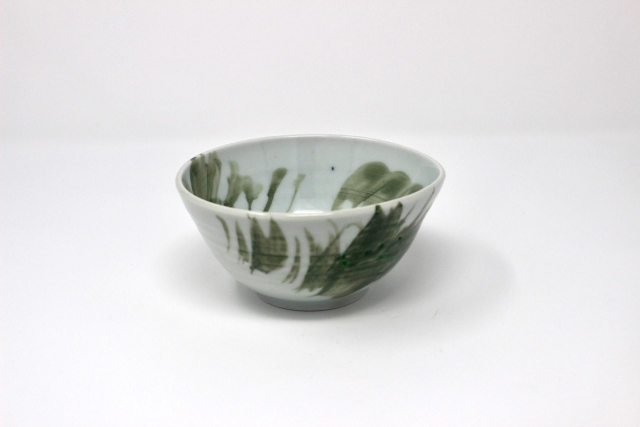
#> input picture images/blue-and-white-bowls-2018/09.jpg, 1280 x 853 px, given in place of blue-and-white-bowls-2018, which was not available (shown at 1/2 size)
$ python process_photos.py ../images/blue-and-white-bowls-2018 --out out
#> lines starting #> are read from the running program, lines starting #| are printed output that depends on the picture; after the words box and inside, x2 and y2 are one past the last pixel; in counts of white or black regions, pixels touching at a corner belong together; pictures that were not available may be replaced by others from this repository, and a replacement may not be noted
#!/usr/bin/env python3
"""Clean up photos of work for the website, and write a before/after sheet to check them.

    python3 tools/process_photos.py --kind pot --out inbox/out inbox/bowl/*.HEIC
    python3 tools/process_photos.py --kind painting --out inbox/out inbox/painting.jpg

Edits are limited to what a careful photographer would do by hand, so glaze color and form are
not misrepresented: no generative "enhance", no retouching of the work itself.

  pot       on a white or gray backdrop (even one that falls off to dark at the top), white
            balance and exposure are set so its best-lit part reads as clean white; then the
            photo is cropped to the piece with even margins. A colored backdrop (blue paper,
            wood, a painted wall) is left as shot and only cropped.
  painting  finds the edge of the canvas (or, for drawing, the sheet of paper), corrects the
  drawing   perspective and crops to it, but only when the edge is clear; otherwise it is left
            uncropped. Color is left as shot unless --gray marks a neutral patch (a gray card).
  none      only orientation, color profile, size and metadata.

Every kind: EXIF rotation applied, colors converted to sRGB (iPhone photos are Display P3),
all metadata (GPS, camera, dates) dropped, at most 1800px on the long edge, light sharpening,
JPEG quality 85. --cover crops to a fixed 4:5 for grid covers. Originals are never changed.

The sheet (<out>/sheet.jpg) shows each photo before and after, with what was done. Nothing is
published: look at the sheet, then copy what you want into images/ and run python3 build.py.
Needs the packages in tools/requirements.txt (pip install -r tools/requirements.txt).
"""
import argparse
import os
import sys

import numpy as np
from PIL import Image, ImageCms, ImageDraw, ImageFilter, ImageOps

try:
    import pillow_heif
    pillow_heif.register_heif_opener()
#> (this line was passed over: pillow_heif is not available in this run)
except ImportError:  # HEIC files then fail to open with a clear message below
    pillow_heif = None

LONGEST = 1800
QUALITY = 85
BACKDROP_TARGET = 244   # backdrop gray after balancing (0-255); bright but not blown out
MAX_EXPOSURE = 1.7      # never brighten or darken by more than this (about 3/4 stop)
MAX_TINT = 1.35         # nor shift red or blue against green by more than this
HIGHLIGHT_KNEE = 0.8    # linear level above which brightened highlights are compressed, not clipped
MARGIN = 0.12           # space around a pot, as a fraction of the crop
HEADROOM = 0.53         # where the middle of the pot sits, from the top of the crop (a little low)
SRGB = ImageCms.createProfile("sRGB")


def load(src):
    """Open, rotate upright and convert to sRGB. Metadata is not carried over."""
    if src.lower().endswith((".heic", ".heif")) and pillow_heif is None:
        sys.exit("HEIC photos need pillow-heif: pip install -r tools/requirements.txt")
    im = ImageOps.exif_transpose(Image.open(src))
    icc = im.info.get("icc_profile")
    if icc:
        src_profile = ImageCms.ImageCmsProfile(__import__("io").BytesIO(icc))
        im = ImageCms.profileToProfile(im.convert("RGB"), src_profile, SRGB,
                                       renderingIntent=ImageCms.Intent.PERCEPTUAL, outputMode="RGB")
    im = im.convert("RGB")
    im.info = {}  # pixels are sRGB now; do not let the source profile or EXIF follow them out
    return im


def to_linear(a):
    a = a / 255.0
    return np.where(a <= 0.04045, a / 12.92, ((a + 0.055) / 1.055) ** 2.4)


def to_srgb(a):
    a = np.clip(a, 0, 1)
    return np.where(a <= 0.0031308, a * 12.92, 1.055 * a ** (1 / 2.4) - 0.055) * 255.0


def apply_gains(im, gains):
    """Scale each channel in linear light, which is what a white-balance/exposure change is."""
    a = to_linear(np.asarray(im, dtype=np.float32)) * np.asarray(gains, dtype=np.float32)
    # roll off the top instead of clipping, so white glaze and highlights keep their detail
    k = HIGHLIGHT_KNEE
    a = np.where(a > k, k + (1 - k) * np.tanh((a - k) / (1 - k)), a)
    return Image.fromarray(to_srgb(a).round().astype(np.uint8))


def gains_for(rgb, target=BACKDROP_TARGET):
    """Per-channel linear gains that turn this color into a neutral gray of the target level."""
    lin = to_linear(np.asarray(rgb, dtype=np.float64))
    want = to_linear(np.array([target] * 3, dtype=np.float64))
    g = want / np.maximum(lin, 1e-4)
    tint = np.clip(g / g[1], 1 / MAX_TINT, MAX_TINT)  # capped separately, so a big exposure
    return tint * np.clip(g[1], 1 / MAX_EXPOSURE, MAX_EXPOSURE)  # change keeps the color fix


def backdrop_color(im):
    """Color of the brightest part of a white or gray backdrop, or None for a colored one.

    Looks at a band around the frame. A white sweep that falls off to gray or near black at the
    top still counts: its best-lit part (usually the floor in front of the piece) is what should
    read as clean white. A backdrop with a lot of clearly colored pixels (a blue gradient, wood,
    a painted wall) is a deliberate color and returns None."""
    a = np.asarray(im.resize((300, int(300 * im.height / im.width))), dtype=np.float32)
    h, w = a.shape[:2]
    band = np.zeros((h, w), bool)
    bh, bw = max(1, h // 12), max(1, w // 12)
    band[:bh], band[-bh:], band[:, :bw], band[:, -bw:] = True, True, True, True
    px = a[band]
    mx, mn = px.max(1), px.min(1)
    sat = (mx - mn) / np.maximum(mx, 1)
    if (sat > 0.22).mean() > 0.3:
        return None
    light = px[(sat < 0.2) & (mx > 120)]
    if len(light) < 0.3 * len(px):
        return None
    lum = light.mean(1)
    return np.median(light[lum >= np.percentile(lum, 80)], axis=0)


def subject_box(im):
    """Bounding box of everything that differs clearly from the backdrop, in full-size pixels.

    The backdrop is modelled row by row from the left and right edges of the frame, so a sweep
    or a gradient that darkens toward the top still counts as backdrop."""
    scale = 600 / max(im.size)
    small = im.resize((max(1, round(im.width * scale)), max(1, round(im.height * scale))))
    a = np.asarray(small.filter(ImageFilter.GaussianBlur(2)), dtype=np.float32)
    edge = max(2, a.shape[1] // 25)
    row_bg = np.median(np.concatenate([a[:, :edge], a[:, -edge:]], axis=1), axis=1)
    mask = np.abs(a - row_bg[:, None, :]).max(2) > 28
    # drop rows/columns with only a few stray pixels (dust, sweep seams, vignetting)
    rows = np.where(mask.sum(1) > max(3, mask.shape[1] * 0.01))[0]
    cols = np.where(mask.sum(0) > max(3, mask.shape[0] * 0.01))[0]
    if not len(rows) or not len(cols):
        return None
    box = cols[0], rows[0], cols[-1] + 1, rows[-1] + 1
    return tuple(round(v / scale) for v in box)


def frame_for(box):
    """The crop shape (w/h) that suits the piece: 4:5 for tall ones, square, or 4:3 for wide
    bowls and groups."""
    w, h = box[2] - box[0], box[3] - box[1]
    return 4 / 3 if w / h > 1.25 else 1.0 if w / h > 0.85 else 4 / 5


def fit_box(box, size, aspect, margin=MARGIN):
    """Grow a subject box by the margin and to the aspect ratio (w/h), kept inside the image.
    The piece is centered left to right and sits a little low, with more room above it."""
    W, H = size
    x0, y0, x1, y1 = box
    cx, cy = (x0 + x1) / 2, (y0 + y1) / 2
    w, h = (x1 - x0), (y1 - y0)
    w, h = w / (1 - 2 * margin), h / (1 - 2 * margin)
    if w / h < aspect:
        w = h * aspect
    else:
        h = w / aspect
    if w > W or h > H:  # cannot fit with full margins: largest crop of that aspect instead
        s = min(W / w, H / h)
        w, h = w * s, h * s
    room = 2 * min(cx, W - cx)  # widest crop still centered on the piece
    if w > room:  # near the edge of the photo: narrower margins rather than an off-center piece
        w = max(room, (x1 - x0) * 1.04)
        h = min(max(w / aspect, (y1 - y0) * 1.04), H)
    x0 = min(max(cx - w / 2, 0), W - w)
    y0 = min(max(cy - h * HEADROOM, 0), H - h)
    return round(x0), round(y0), round(x0 + w), round(y0 + h)


# [71 lines left out: functions find_canvas, warp_canvas, date_taken, not called in this run]


def region_color(im, frac_box):
    x0, y0, x1, y1 = (round(f * s) for f, s in zip(frac_box, (im.width, im.height) * 2))
    return np.median(np.asarray(im.crop((x0, y0, x1, y1))).reshape(-1, 3), axis=0)


def process(src, kind="pot", cover=False, gray=None, rotate=0.0, crop=True):
    """Return (edited image, before image, list of notes saying what was done)."""
    before = load(src)
    im, notes = before, []
    if rotate:
        bg = backdrop_color(im)
        fill = tuple(int(v) for v in bg) if bg is not None else (255, 255, 255)
        im = im.rotate(-rotate, Image.BICUBIC, expand=False, fillcolor=fill)
        notes.append(f"rotated {rotate:+.1f} deg")

    if gray:
        g = gains_for(region_color(im, gray), target=200)  # a gray card sits well below the backdrop
        im = apply_gains(im, g)
        notes.append("balanced from gray patch " + gains_text(g))

    if kind == "pot":
        bg = backdrop_color(im)
        if gray:
            pass
        elif bg is None:
            notes.append("colored backdrop: color left as shot")
        else:
            g = gains_for(bg)
            im = apply_gains(im, g)
            notes.append("backdrop balanced " + gains_text(g))
        box = subject_box(im) if crop else None
        if box:
            aspect = 4 / 5 if cover else frame_for(box)
            c = fit_box(box, im.size, aspect)
            if c != (0, 0, im.width, im.height):
                im = im.crop(c)
                notes.append(f"cropped to piece, {c[2] - c[0]}x{c[3] - c[1]}")
        elif crop:
            notes.append("piece not found against backdrop: not cropped")
    elif kind in ("painting", "drawing"):
        corners = find_canvas(im) if crop else None
        if corners is not None:
            im = warp_canvas(im, corners)
            notes.append(f"squared up and cropped to the edge, {im.width}x{im.height}")
        elif crop:
            notes.append("edge of the work not found clearly: not cropped")
    if cover and abs(im.width / im.height - 4 / 5) > 0.005:
        w, h = min(im.width, round(im.height * 4 / 5)), min(im.height, round(im.width * 5 / 4))
        im = ImageOps.fit(im, (w, h), Image.LANCZOS)
        notes.append("center-cropped to 4:5")

    im = finish(im)
    if max(before.size) < LONGEST:
        notes.append(f"source only {max(before.size)}px: not enlarged")
    return im, before, notes


def finish(im):
    if max(im.size) > LONGEST:
        im = im.copy()
        im.thumbnail((LONGEST, LONGEST), Image.LANCZOS)
    return im.filter(ImageFilter.UnsharpMask(radius=1.0, percent=50, threshold=2))


def gains_text(g):
    r, gr, b = g
    exp = np.log2((r + gr + b) / 3)
    return f"(exposure {exp:+.2f} stops, R x{r / gr:.2f} B x{b / gr:.2f})"


def save(im, dst, quality=QUALITY, webp=False):
    os.makedirs(os.path.dirname(dst) or ".", exist_ok=True)
    im.save(dst, "JPEG", quality=quality, optimize=True, progressive=True)  # no EXIF written
    if webp:
        im.save(os.path.splitext(dst)[0] + ".webp", "WEBP", quality=80, method=6)
    return im.size


def contact_sheet(rows, dst, cell=520):
    """rows: (name, before, after, notes). Before on the left, after on the right."""
    pad, text_h = 12, 54
    sheet = Image.new("RGB", (2 * cell + 3 * pad, len(rows) * (cell + text_h + pad) + pad), "white")
    d = ImageDraw.Draw(sheet)
    for i, (name, before, after, notes) in enumerate(rows):
        y = pad + i * (cell + text_h + pad)
        for j, im in enumerate((before, after)):
            t = im.copy()
            t.thumbnail((cell, cell))
            x = pad + j * (cell + pad)
            sheet.paste(t, (x + (cell - t.width) // 2, y + (cell - t.height) // 2))
        d.text((pad, y + cell + 4), f"{name}   before | after", fill="black")
        d.text((pad, y + cell + 20), "; ".join(notes) or "resized and cleaned only", fill=(90, 90, 90))
    sheet.save(dst, "JPEG", quality=85)


def main():
    ap = argparse.ArgumentParser(description=__doc__, formatter_class=argparse.RawDescriptionHelpFormatter)
    ap.add_argument("photos", nargs="+")
    ap.add_argument("--out", required=True, help="folder for the edited photos and sheet.jpg")
    ap.add_argument("--kind", choices=("pot", "painting", "drawing", "none"), default="pot")
    ap.add_argument("--cover", action="store_true", help="crop to 4:5 for a grid cover")
    ap.add_argument("--gray", help="neutral patch as fractions of the frame: left,top,right,bottom")
    ap.add_argument("--rotate", type=float, default=0.0, help="straighten by this many degrees (clockwise)")
    ap.add_argument("--no-crop", dest="crop", action="store_false")
    ap.add_argument("--names", choices=("keep", "number"), default="number",
                    help="number: 01.jpg, 02.jpg, ... in the order given (default); keep: original names")
    ap.add_argument("--webp", action="store_true", help="also write a .webp next to each JPEG")
    args = ap.parse_args()
    gray = tuple(float(v) for v in args.gray.split(",")) if args.gray else None

    rows = []
    for n, src in enumerate(args.photos, 1):
        im, before, notes = process(src, args.kind, args.cover, gray, args.rotate, args.crop)
#> in load, im is the input picture: PIL image 1280x853 RGB; mean R, G, B 222.9, 222.6, 222.9
#> in process, `im, notes = before, []`: notes = []
#> in backdrop_color, `a = np.asarray(im.resize((300, int(300 * im.height / im.width))), dtyp..`:
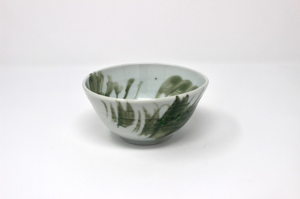
#> a: shape (199, 300, 3) float32; mean R, G, B 222.9, 222.7, 222.9
#> in backdrop_color, `mx, mn = px.max(1), px.min(1)`: mx = 17950 values, max 255 at index 13189, min 214 at index 6599, mean 238.8; mn = 17950 values, max 254 at index 16224, min 212 at index 6599, mean 235.3
#> in backdrop_color, `sat = (mx - mn) / np.maximum(mx, 1)`: sat = 17950 values, max 0.0476 at index 1800, min 0 at index 385, mean 0.0146
#> in backdrop_color, `lum = light.mean(1)`: lum = 17950 values, max 254.3 at index 16224, min 213 at index 6599, mean 236.9
#> in process, `bg = backdrop_color(im)`: bg = [250, 249, 253]
#> in to_linear, `a = a / 255.0`: a = [0.98, 0.976, 0.992]
#> in gains_for, `lin = to_linear(np.asarray(rgb, dtype=np.float64))`: lin = [0.956, 0.947, 0.982]
#> in gains_for, `g = want / np.maximum(lin, 1e-4)`: g = [0.946, 0.955, 0.921]
#> in gains_for, `tint = np.clip(g / g[1], 1 / MAX_TINT, MAX_TINT)`: tint = [0.991, 1, 0.964]
#> in process, `g = gains_for(bg)`: g = [0.946, 0.955, 0.921]
#> in to_linear (call 3), `return np.where(a <= 0.04045, a / 12.92, ((a + 0.055) / 1.055) ** 2.4)`:
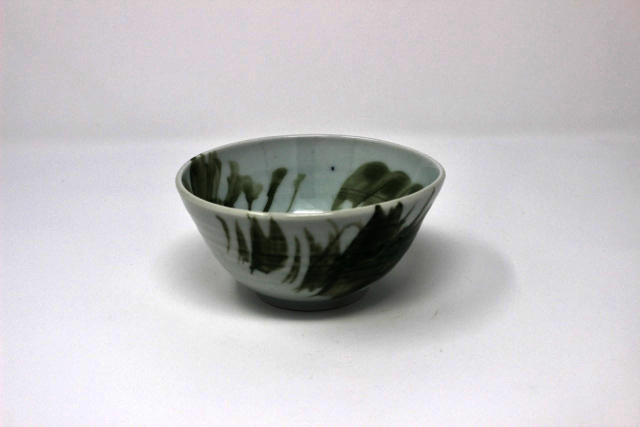
#> returned value: shape (853, 1280, 3) float32 (shown at 1/2 size); mean of channels 0, 1, 2 0.768, 0.763, 0.772; drawn as R, G, B
#> in apply_gains, `a = np.where(a > k, k + (1 - k) * np.tanh((a - k) / (1 - k)), a)`:
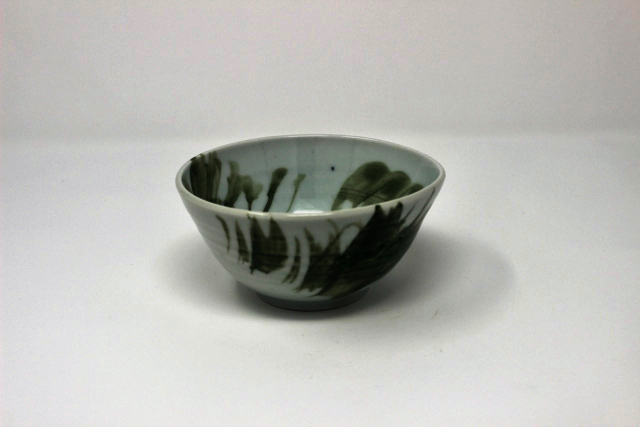
#> a: shape (853, 1280, 3) float32 (shown at 1/2 size); mean R, G, B 0.725, 0.727, 0.709
#> in gains_text, `r, gr, b = g`: r = 0.946; gr = 0.955; b = 0.921
#> in gains_text, `exp = np.log2((r + gr + b) / 3)`: exp = -0.0881
#> in subject_box, `row_bg = np.median(np.concatenate([a[:, :edge], a[:, -edge:]], axis=1)..`: row_bg = 400 rows, first 8: [220.5, 216, 214.5], [221, 216, 214.5], [221.5, 215.5, 214.5], [221.5, 215.5, 214.5], [221, 215.5, 214.5], [220.5, 215.5, 214.5], [220.5, 216, 214.5], [220.5, 216, 214]
#> in subject_box, `mask = np.abs(a - row_bg[:, None, :]).max(2) > 28`:
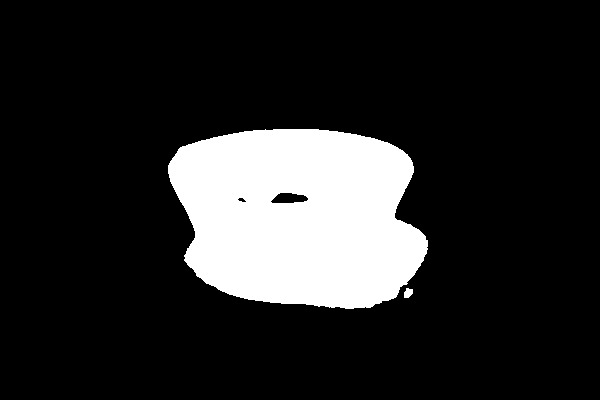
#> mask: shape (400, 600) bool; 15.5% white; 2 white regions, box (x1, y1, x2, y2) and area: (168, 129, 428, 309) 37174, (404, 288, 413, 298) 69
#> in subject_box, `rows = np.where(mask.sum(1) > max(3, mask.shape[1] * 0.01))[0]`: rows = 180 values from 129 to 308
#> in subject_box, `cols = np.where(mask.sum(0) > max(3, mask.shape[0] * 0.01))[0]`: cols = 260 values from 168 to 427
#> in subject_box, `box = cols[0], rows[0], cols[-1] + 1, rows[-1] + 1`: box = (168, 129, 428, 309)
#> in process, `box = subject_box(im) if crop else None`: box = (358, 275, 913, 659)
#> in frame_for, `w, h = box[2] - box[0], box[3] - box[1]`: w = 555; h = 384
#> in process, `aspect = 4 / 5 if cover else frame_for(box)`: aspect = 1.33
#> in fit_box, `x0, y0, x1, y1 = box`: x0 = 358; y0 = 275; x1 = 913; y1 = 659
#> in fit_box, `cx, cy = (x0 + x1) / 2, (y0 + y1) / 2`: cx = 635.5; cy = 467
#> in fit_box, `w, h = (x1 - x0), (y1 - y0)`: w = 555; h = 384
#> in fit_box, `w, h = w / (1 - 2 * margin), h / (1 - 2 * margin)`: w = 730.3; h = 505.3
#> in fit_box, `h = w / aspect`: h = 547.7
#> in fit_box, `room = 2 * min(cx, W - cx)`: room = 1271
#> in fit_box, `x0 = min(max(cx - w / 2, 0), W - w)`: x0 = 270.4
#> in fit_box, `y0 = min(max(cy - h * HEADROOM, 0), H - h)`: y0 = 176.7
#> in process, `c = fit_box(box, im.size, aspect)`: c = (270, 177, 1001, 724)
#> in process, `im = im.crop(c)`:
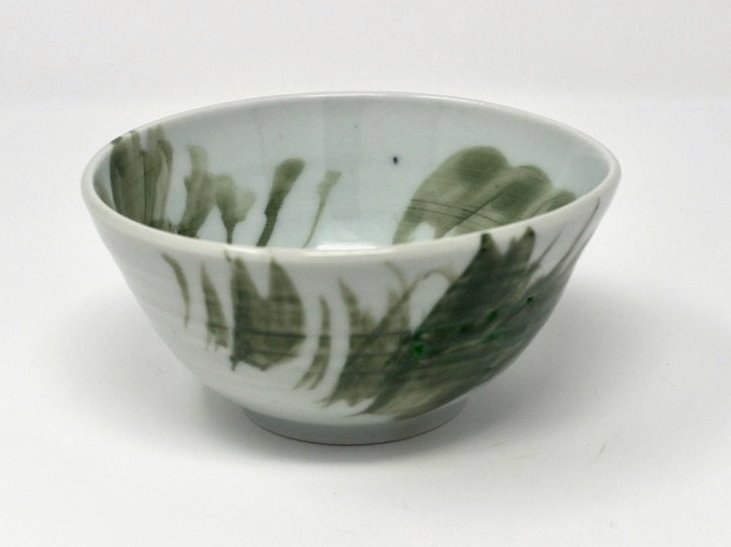
#> im: PIL image 731x547 RGB; mean R, G, B 192.5, 195.4, 188.9
        base = os.path.splitext(os.path.basename(src))[0] if args.names == "keep" else f"{n:02d}"
        dst = os.path.join(args.out, base + ".jpg")
        save(im, dst, webp=args.webp)
        rows.append((f"{os.path.basename(src)} -> {os.path.basename(dst)}", before, im, notes))
        print(f"{dst}: " + ("; ".join(notes) or "resized and cleaned only"))
    sheet = os.path.join(args.out, "sheet.jpg")
    contact_sheet(rows, sheet)
    print(f"Check {sheet} before using these photos.")


if __name__ == "__main__":
    main()
#> in main, `im, before, notes = process(src, args.kind, args.cover, gray, args.rot..`: notes = 3 items
#| out/01.jpg: backdrop balanced (exposure -0.09 stops, R x0.99 B x0.96); cropped to piece, 731x547; source only 1280px: not enlarged
#> the loop in contact_sheet, `for i, (name, before, after, notes) in enumerate(rows):` made 1 pass
#> (name, y) on pass 1: ('blue-and-white-bowls-2018 -> 01.jpg', 12)
#> after the loop in contact_sheet, `for i, (name, before, after, notes) in enumerate(rows):`:
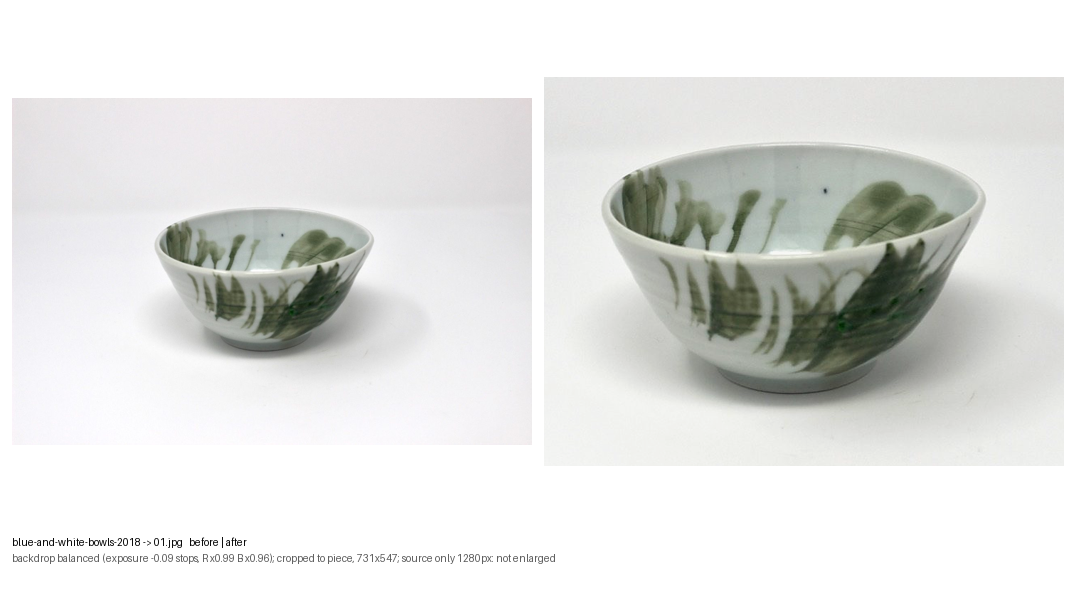
#> sheet: PIL image 1076x598 RGB; mean R, G, B 225.8, 226.7, 224.7
